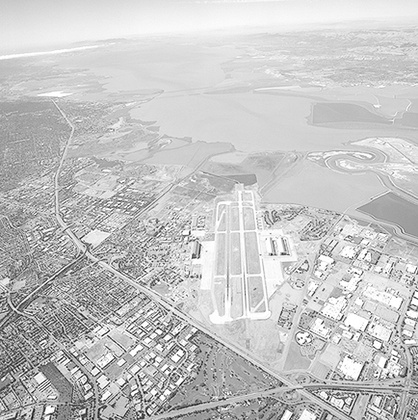
%> input picture Matlab/GammaCorrection/G1.jpg, 418 x 420 px, shrunk from 764 x 768 before the run
$ octave --eval "gamma_correction;"   (GNU Octave 9; MATLAB toolbox functions it lacks are replaced by stand-ins)
%> lines starting %> are read from the running program, lines starting %| are printed output that depends on the picture
function gamma_correction
    close all
    clear all
    clc;

    %***** Gamma Correction *****%

    %% Inputs
    choice = menu('Choose', 'Washed Out Image', 'Dark Image');
%> the answer given: 1

    if choice == 1
        method = 'Washed Out Image';
        prompt = {'Enter Gamma', 'Enter C'};
        dlg_title = 'Enter Info';
        num_lines = 1;
        def = {'3', '1'};
        answer = inputdlg(prompt, dlg_title, num_lines, def);
%> the answer given: 3, 1
        gammaValue = str2double(answer{1});
        cValue = str2double(answer{2});
        inputImage = imread('G1.jpg');
%> inputImage is the input picture: size 420x418 uint8; min 6, max 255, mean 197.1
    elseif choice == 2
        method = 'Dark Image';
        prompt = {'Enter Gamma', 'Enter C'};
        dlg_title = 'Enter Info';
        num_lines = 1;
        def = {'0.4', '1'};
        answer = inputdlg(prompt, dlg_title, num_lines, def);
        gammaValue = str2double(answer{1});
        cValue = str2double(answer{2});
        inputImage = imread('G2.jpg');
    end

    % Convert input image to double
    inputImage = double(inputImage) / 255;
%> inputImage: size 420x418 double

    % Perform gamma correction
    correctedImage = performGammaCorrection(inputImage, gammaValue, cValue);

    % Plotting
    plotResults(method, inputImage, correctedImage, gammaValue, cValue);
end

function correctedImage = performGammaCorrection(inputImage, gammaValue, cValue)
%> called with gammaValue = 3, cValue = 1
    [rows, cols] = size(inputImage);
%> rows = 420; cols = 418
    correctedImage = zeros(rows, cols);

    for i = 1:rows
        for j = 1:cols
            correctedImage(i, j) = cValue * (inputImage(i, j) .^ gammaValue);
        end
    end
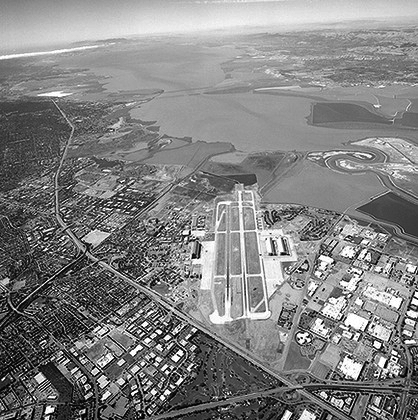
%> correctedImage: size 420x418 double; min 1.3e-05, max 1, mean 0.511
end

function plotResults(method, inputImage, correctedImage, gammaValue, cValue)
%> `gamma_correction;`:
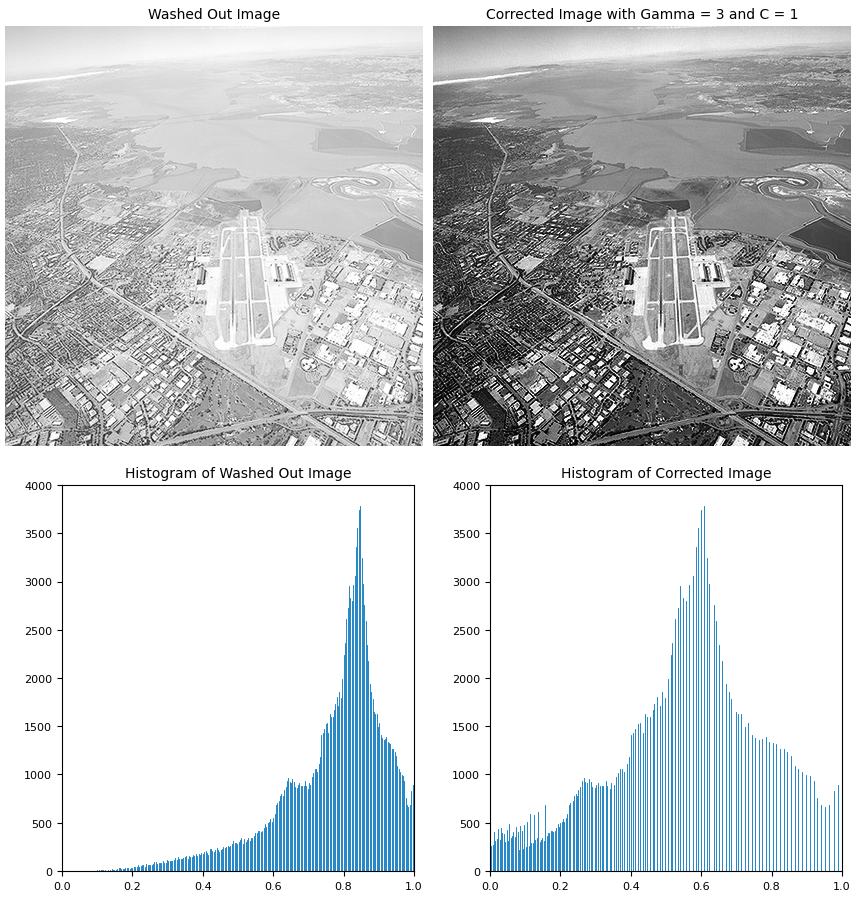
%> figure redrawn from the program's plot data, 4 panels
    if strcmp(method, 'Washed Out Image')
        subplot(2, 2, 1), imshow(inputImage); title('Washed Out Image');
        subplot(2, 2, 2), imshow(correctedImage); title(['Corrected Image with Gamma = ', num2str(gammaValue), ' and C = ', num2str(cValue)]);
        subplot(2, 2, 3), imhist(inputImage); title('Histogram of Washed Out Image');
        subplot(2, 2, 4), imhist(correctedImage); title('Histogram of Corrected Image');
    elseif strcmp(method, 'Dark Image')
        subplot(2, 2, 1), imshow(inputImage); title('Dark Image');
        subplot(2, 2, 2), imshow(correctedImage); title(['Corrected Image with Gamma = ', num2str(gammaValue), ' and C = ', num2str(cValue)]);
        subplot(2, 2, 3), imhist(inputImage); title('Histogram of Dark Image');
        subplot(2, 2, 4), imhist(correctedImage); title('Histogram of Corrected Image');
    end
end
